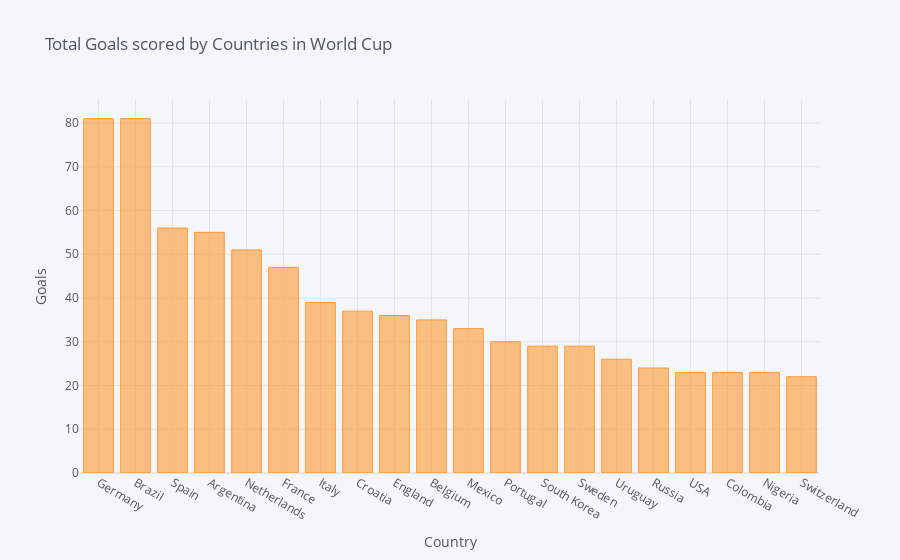

Notebook cell for this chart:
### Code cell
fifa_goals[:20].iplot(kind='bar', xTitle="Country", yTitle="Goals", title="Total Goals scored by Countries in World Cup")

### Figure 1 — Plotly figure (JSON) as saved in the notebook; plotly's stock layout.template omitted (floating-point values rounded to 4 significant figures)
{"data": [{"marker": {"color": "rgba(255, 153, 51, 0.6)", "line": {"color": "rgba(255, 153, 51, 1.0)", "width": 1}}, "name": "Goals", "orientation": "v", "text": "", "type": "bar", "x": ["Germany", "Brazil", "Spain", "Argentina", "Netherlands", "France", "Italy", "Croatia", "England", "Belgium", "Mexico", "Portugal", "South Korea", "Sweden", "Uruguay", "Russia", "USA", "Colombia", "Nigeria", "Switzerland"], "y": [81, 81, 56, 55, 51, 47, 39, 37, 36, 35, 33, 30, 29, 29, 26, 24, 23, 23, 23, 22]}], "layout": {"legend": {"bgcolor": "#F5F6F9", "font": {"color": "#4D5663"}}, "paper_bgcolor": "#F5F6F9", "plot_bgcolor": "#F5F6F9", "title": {"font": {"color": "#4D5663"}, "text": "Total Goals scored by Countries in World Cup"}, "xaxis": {"gridcolor": "#E1E5ED", "showgrid": true, "tickfont": {"color": "#4D5663"}, "title": {"font": {"color": "#4D5663"}, "text": "Country"}, "zerolinecolor": "#E1E5ED"}, "yaxis": {"gridcolor": "#E1E5ED", "showgrid": true, "tickfont": {"color": "#4D5663"}, "title": {"font": {"color": "#4D5663"}, "text": "Goals"}, "zerolinecolor": "#E1E5ED"}}}
